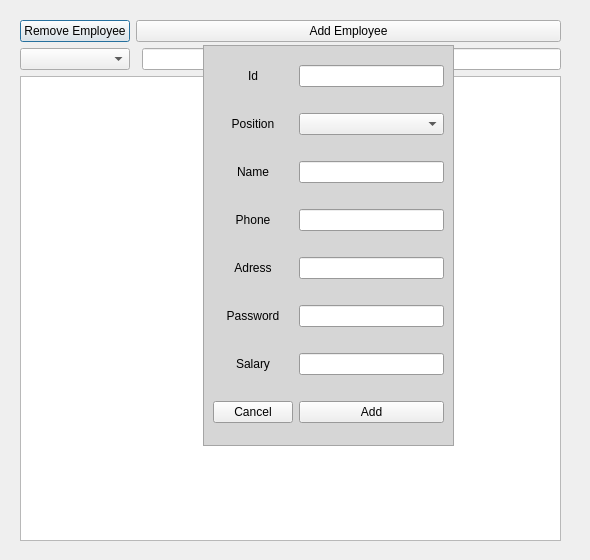
<?xml version="1.0" encoding="UTF-8"?>
<ui version="4.0">
 <class>empl_form</class>
 <widget class="QDialog" name="empl_form">
  <property name="enabled">
   <bool>true</bool>
  </property>
  <property name="geometry">
   <rect>
    <x>0</x>
    <y>0</y>
    <width>590</width>
    <height>560</height>
   </rect>
  </property>
  <property name="minimumSize">
   <size>
    <width>590</width>
    <height>560</height>
   </size>
  </property>
  <property name="maximumSize">
   <size>
    <width>590</width>
    <height>560</height>
   </size>
  </property>
  <property name="windowTitle">
   <string>Dialog</string>
  </property>
  <property name="sizeGripEnabled">
   <bool>false</bool>
  </property>
  <widget class="QWidget" name="gridLayoutWidget">
   <property name="geometry">
    <rect>
     <x>20</x>
     <y>20</y>
     <width>541</width>
     <height>521</height>
    </rect>
   </property>
   <layout class="QGridLayout" name="gridLayout">
    <item row="0" column="0">
     <widget class="QPushButton" name="button_RemvEmpl">
      <property name="text">
       <string>Remove Employee</string>
      </property>
     </widget>
    </item>
    <item row="4" column="0" colspan="3">
     <widget class="QTableView" name="tableEmpls"/>
    </item>
    <item row="0" column="1" colspan="2">
     <widget class="QPushButton" name="button_AddEmpl">
      <property name="text">
       <string>Add Employee</string>
      </property>
     </widget>
    </item>
    <item row="2" column="2">
     <widget class="QLineEdit" name="lnedit_EmplFilter"/>
    </item>
    <item row="2" column="0">
     <widget class="QComboBox" name="cbox_EmplFilter"/>
    </item>
   </layout>
  </widget>
  <widget class="QFrame" name="frame">
   <property name="enabled">
    <bool>true</bool>
   </property>
   <property name="geometry">
    <rect>
     <x>203</x>
     <y>45</y>
     <width>251</width>
     <height>401</height>
    </rect>
   </property>
   <property name="palette">
    <palette>
     <active>
      <colorrole role="Base">
       <brush brushstyle="SolidPattern">
        <color alpha="255">
         <red>255</red>
         <green>255</green>
         <blue>255</blue>
        </color>
       </brush>
      </colorrole>
      <colorrole role="Window">
       <brush brushstyle="SolidPattern">
        <color alpha="255">
         <red>214</red>
         <green>214</green>
         <blue>214</blue>
        </color>
       </brush>
      </colorrole>
     </active>
     <inactive>
      <colorrole role="Base">
       <brush brushstyle="SolidPattern">
        <color alpha="255">
         <red>255</red>
         <green>255</green>
         <blue>255</blue>
        </color>
       </brush>
      </colorrole>
      <colorrole role="Window">
       <brush brushstyle="SolidPattern">
        <color alpha="255">
         <red>214</red>
         <green>214</green>
         <blue>214</blue>
        </color>
       </brush>
      </colorrole>
     </inactive>
     <disabled>
      <colorrole role="Base">
       <brush brushstyle="SolidPattern">
        <color alpha="255">
         <red>214</red>
         <green>214</green>
         <blue>214</blue>
        </color>
       </brush>
      </colorrole>
      <colorrole role="Window">
       <brush brushstyle="SolidPattern">
        <color alpha="255">
         <red>214</red>
         <green>214</green>
         <blue>214</blue>
        </color>
       </brush>
      </colorrole>
     </disabled>
    </palette>
   </property>
   <property name="autoFillBackground">
    <bool>true</bool>
   </property>
   <property name="frameShape">
    <enum>QFrame::StyledPanel</enum>
   </property>
   <property name="frameShadow">
    <enum>QFrame::Raised</enum>
   </property>
   <widget class="QWidget" name="gridLayoutWidget_3">
    <property name="enabled">
     <bool>true</bool>
    </property>
    <property name="geometry">
     <rect>
      <x>10</x>
      <y>0</y>
      <width>231</width>
      <height>401</height>
     </rect>
    </property>
    <layout class="QGridLayout" name="gridLayout_3">
     <item row="4" column="1">
      <widget class="QLineEdit" name="lineAdress">
       <property name="enabled">
        <bool>true</bool>
       </property>
      </widget>
     </item>
     <item row="6" column="1">
      <widget class="QLineEdit" name="lineSalary">
       <property name="enabled">
        <bool>true</bool>
       </property>
      </widget>
     </item>
     <item row="2" column="0">
      <widget class="QLabel" name="label_3">
       <property name="enabled">
        <bool>true</bool>
       </property>
       <property name="text">
        <string>Name</string>
       </property>
       <property name="alignment">
        <set>Qt::AlignCenter</set>
       </property>
      </widget>
     </item>
     <item row="1" column="0">
      <widget class="QLabel" name="label_2">
       <property name="enabled">
        <bool>true</bool>
       </property>
       <property name="text">
        <string>Position</string>
       </property>
       <property name="alignment">
        <set>Qt::AlignCenter</set>
       </property>
      </widget>
     </item>
     <item row="1" column="1">
      <widget class="QComboBox" name="cboxPosition">
       <property name="enabled">
        <bool>true</bool>
       </property>
      </widget>
     </item>
     <item row="4" column="0">
      <widget class="QLabel" name="label_5">
       <property name="enabled">
        <bool>true</bool>
       </property>
       <property name="text">
        <string>Adress</string>
       </property>
       <property name="alignment">
        <set>Qt::AlignCenter</set>
       </property>
      </widget>
     </item>
     <item row="5" column="0">
      <widget class="QLabel" name="label_6">
       <property name="enabled">
        <bool>true</bool>
       </property>
       <property name="text">
        <string>Password</string>
       </property>
       <property name="alignment">
        <set>Qt::AlignCenter</set>
       </property>
      </widget>
     </item>
     <item row="3" column="1">
      <widget class="QLineEdit" name="linePhone">
       <property name="enabled">
        <bool>true</bool>
       </property>
      </widget>
     </item>
     <item row="5" column="1">
      <widget class="QLineEdit" name="linePassw">
       <property name="enabled">
        <bool>true</bool>
       </property>
      </widget>
     </item>
     <item row="6" column="0">
      <widget class="QLabel" name="label_7">
       <property name="enabled">
        <bool>true</bool>
       </property>
       <property name="text">
        <string>Salary</string>
       </property>
       <property name="alignment">
        <set>Qt::AlignCenter</set>
       </property>
      </widget>
     </item>
     <item row="0" column="0">
      <widget class="QLabel" name="label">
       <property name="enabled">
        <bool>true</bool>
       </property>
       <property name="text">
        <string>Id</string>
       </property>
       <property name="alignment">
        <set>Qt::AlignCenter</set>
       </property>
      </widget>
     </item>
     <item row="3" column="0">
      <widget class="QLabel" name="label_4">
       <property name="enabled">
        <bool>true</bool>
       </property>
       <property name="text">
        <string>Phone</string>
       </property>
       <property name="alignment">
        <set>Qt::AlignCenter</set>
       </property>
      </widget>
     </item>
     <item row="0" column="1">
      <widget class="QLineEdit" name="lineId">
       <property name="enabled">
        <bool>true</bool>
       </property>
      </widget>
     </item>
     <item row="2" column="1">
      <widget class="QLineEdit" name="lineName">
       <property name="enabled">
        <bool>true</bool>
       </property>
      </widget>
     </item>
     <item row="7" column="1">
      <widget class="QPushButton" name="buttonAdd">
       <property name="enabled">
        <bool>true</bool>
       </property>
       <property name="text">
        <string>Add</string>
       </property>
      </widget>
     </item>
     <item row="7" column="0">
      <widget class="QPushButton" name="buttonCancel">
       <property name="text">
        <string>Cancel</string>
       </property>
      </widget>
     </item>
    </layout>
   </widget>
  </widget>
 </widget>
 <resources/>
 <connections/>
</ui>
